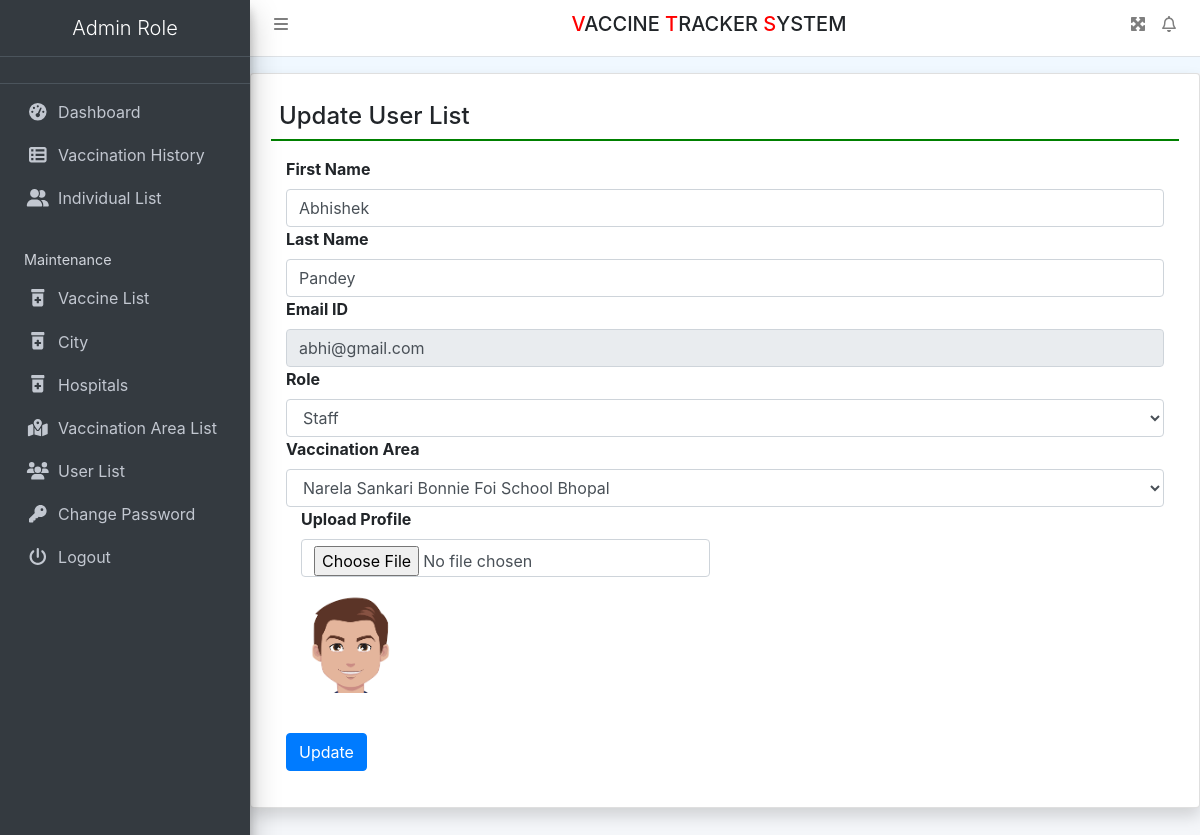
The page /editUserList/9 (signed in) on the database its author committed.
### vaccine/models.py (models this page shows, shortened)
class MemberList(models.Model):
    user = models.ForeignKey(User, on_delete=models.CASCADE)
    Image = models.FileField(max_length=50, null=True)
    Role = models.CharField(max_length=20, null=True)
    location = models.ForeignKey(VaccineLocationList, on_delete=models.CASCADE, null=True)
    CreationDate = models.DateTimeField(auto_now_add=True)
    UpdationDate = models.DateField(null=True)

class VaccineLocationList(models.Model):
    Location = models.CharField(max_length=250, null=True)
    Status = models.CharField(max_length=200, null=True)
    CreationDate = models.DateTimeField(auto_now_add=True)

### vaccine/views.py (the view, shortened to what this page needs)
# urls.py: path('editUserList/<int:pid>', editUserList, name='editUserList'),
def editUserList(request, pid):
    if not request.user.is_authenticated:
        return redirect('admin_login')
    error = ""
    vlocation = VaccineLocationList.objects.all()
    memberlist = MemberList.objects.get(id=pid)
    return render(request, 'editUserList.html', locals())

### vaccine/templates/editUserList.html (shortened to what this page needs)
{% extends 'header.html' %}
{% block main %}
<div class="card shadow mt-3">
    <div class="card-body">
        <h4 class="p-2" style="border-bottom: 2px solid green;">Update User List</h4>
        <div class="container-fluid mt-3">
            <div class="form-group">
                <form method="post" enctype="multipart/form-data">
                    <label>First Name</label>
                    <input type="text" name="FirstName" value="{{memberlist.user.first_name}}" class="form-control">
                    <label>Last Name</label>
                    <input type="text" name="LastName" value="{{memberlist.user.last_name}}" class="form-control">
                    <label>Email ID</label>
                    <input type="email" name="EmailId" value="{{memberlist.user.username}}" class="form-control" readonly>
                    <label>Role</label>
                    <select name="Role" class="form-control">
                        <option value="{{memberlist.Role}}">{{memberlist.Role}}</option>
                    </select>
                    <label>Vaccination Area</label>
                    <select class="form-control" name="location">
                        <option value="{{memberlist.location.id}}">{{memberlist.location.Location}}</option>
                    </select>
                    <div class="col-sm-6">
                        <div class="form-group">
                            <label>Upload Profile</label>
                            <input type="file" name="Image" class="form-control">
                        </div>
                    </div>
                    <div class="col-sm-6">
                        <div class="form-group">
                            <img src="{{memberlist.Image.url}}" name="Image" height="100" width="100">
                        </div>
                    </div>
                    <br>
                    <input type="submit" value="Update" class="btn btn-primary">
                </form>
            </div>
        </div>
    </div>
</div>
{% endblock %}

### vaccine/templates/header.html (style rules this page uses)
body { background-color: aliceblue; }

### rows shown on the page
MemberList: FirstName "Abhishek", LastName "Pandey", EmailId "abhi@gmail.com", Role "Staff", location "Narela Sankari Bonnie Foi School Bhopal", Image (picture)
